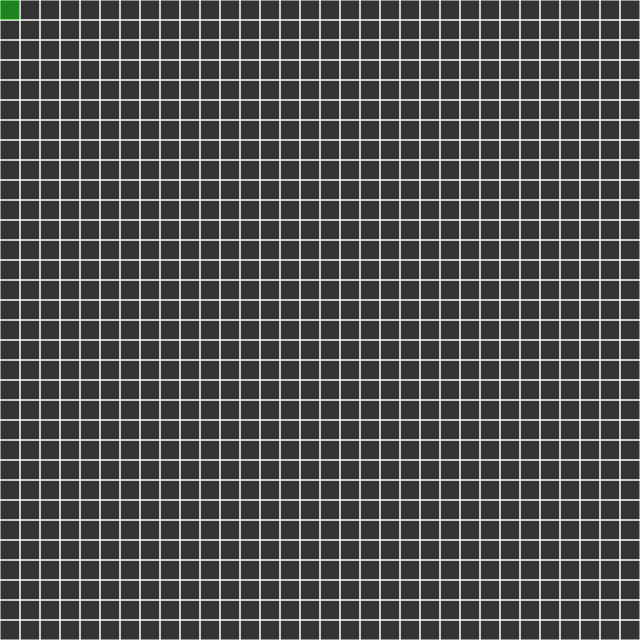
Frame 1 (no input)
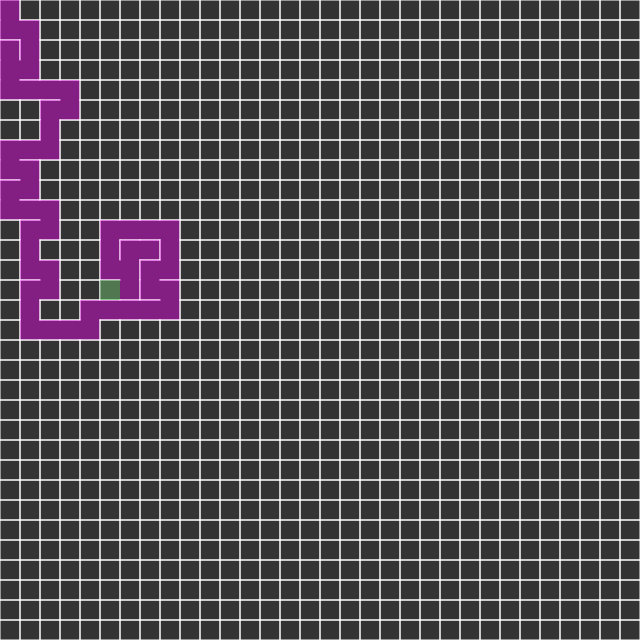
Frame 60 (no input)
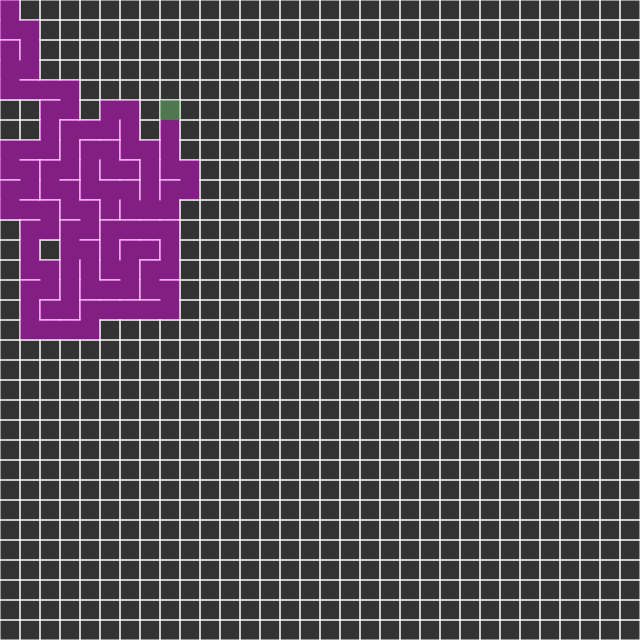
Frame 120 (the mouse pressed at the canvas centre since frame 60)

The p5.js sketch that drew these frames (run headless with seeded random() and noise() and a simulated clock; from frame 60 on, the mouse is pressed at the canvas centre):

// p5.js sketch
// ── sketch.js


var cols, rows;
var w = 20
var grid = [];

var current;

var stack = [];

function setup() {
  createCanvas(2*320, 2*320);
  cols = floor(width/w);
  rows = floor(height/w);

  for (var j = 0; j < rows; j++){
    for (var i = 0; i < cols; i++){
      var cell = new Cell(i, j);
      grid.push(cell);
    }
  }

  current = grid[0];
}

function draw() {
  background(51);
  for (var i = 0; i < grid.length; i++){
    grid[i].show();
  }
  current.visited = true;
  current.highlight();
  // step 1
  var next = current.checkNeighbors();
  if (next){
    next.visited = true;

    // step 2
    stack.push(current);

    // step 3
    removeWalls(current, next);

    // step 4
    current = next;
  } else if (stack.length > 0){
    current = stack.pop();
  }
}

function index(i, j){
  if(i<0 || j<0 || i>cols-1 || j>rows-1){
    return -1
  }
  return i + j * cols;
}

function Cell(i, j){
  this.i = i;
  this.j = j;
  this.walls = [true, true, true, true];
  this.visited = false;

  this.checkNeighbors = function() {
    var neighbors = [];

    var top = grid[index(i, j-1)];
    var right = grid[index(i+1, j)];
    var bottom = grid[index(i, j+1)];
    var left = grid[index(i-1, j)];

    if(top && !top.visited){
      neighbors.push(top);
    }
    if(right && !right.visited){
      neighbors.push(right);
    }
    if(bottom && !bottom.visited){
      neighbors.push(bottom);
    }
    if(left && !left.visited){
      neighbors.push(left);
    }

    if(neighbors.length > 0){
      var r = floor(random(0, neighbors.length));
      return neighbors[r];
    } else{
      return undefined;
    }
  }

  this.highlight = function(){
    var x = this.i * w;
    var y = this.j * w;
    noStroke();
    fill(0, 255, 0, 100);
    rect(x, y, w, w);
  }

  this.show = function(){
    var x = this.i * w;
    var y = this.j * w;
    stroke(255);
    if(this.walls[0]){
      line(x, y, x+w, y);
    }
    if(this.walls[1]){
      line(x+w, y, x+w, y+w);
    }
    if(this.walls[2]){
      line(x+w, y+w, x, y+w);
    }
    if(this.walls[3]){
      line(x, y+w, x, y);
    }
    if(this.visited){
      noStroke();
      fill(255, 0, 255, 100);
      rect(x, y, w, w);
    }
  }
}

function removeWalls(a, b){
  var x = a.i - b.i;
  if(x === 1){
    a.walls[3] = false;
    b.walls[1] = false;
  } else if(x === -1){
    a.walls[1] = false;
    b.walls[3] = false;
  }
  var y = a.j - b.j;
  if(y === 1){
    a.walls[0] = false;
    b.walls[2] = false;
  } else if(y === -1){
    a.walls[2] = false;
    b.walls[0] = false;
  }
}
